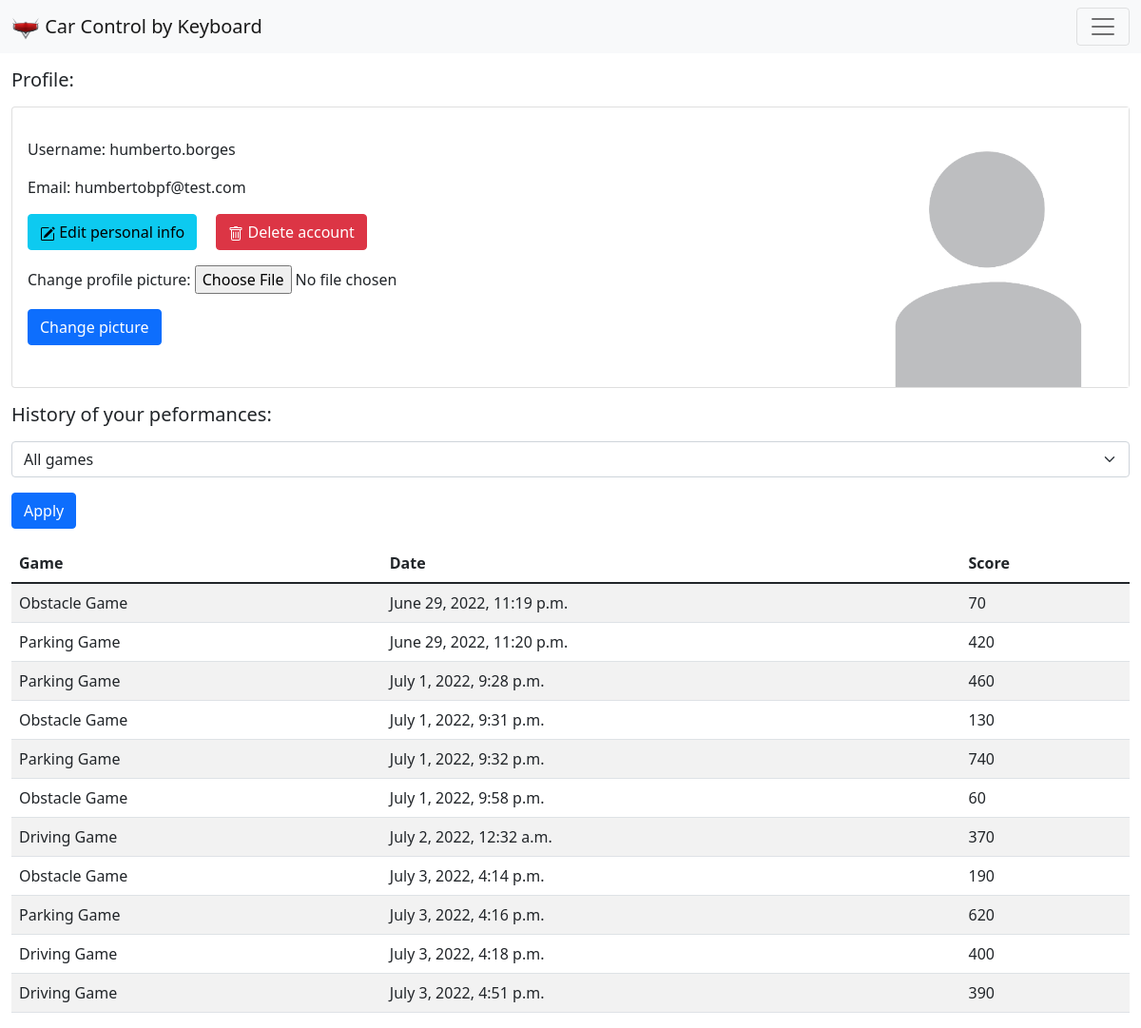
The app's page /account/profile (signed in), older data.
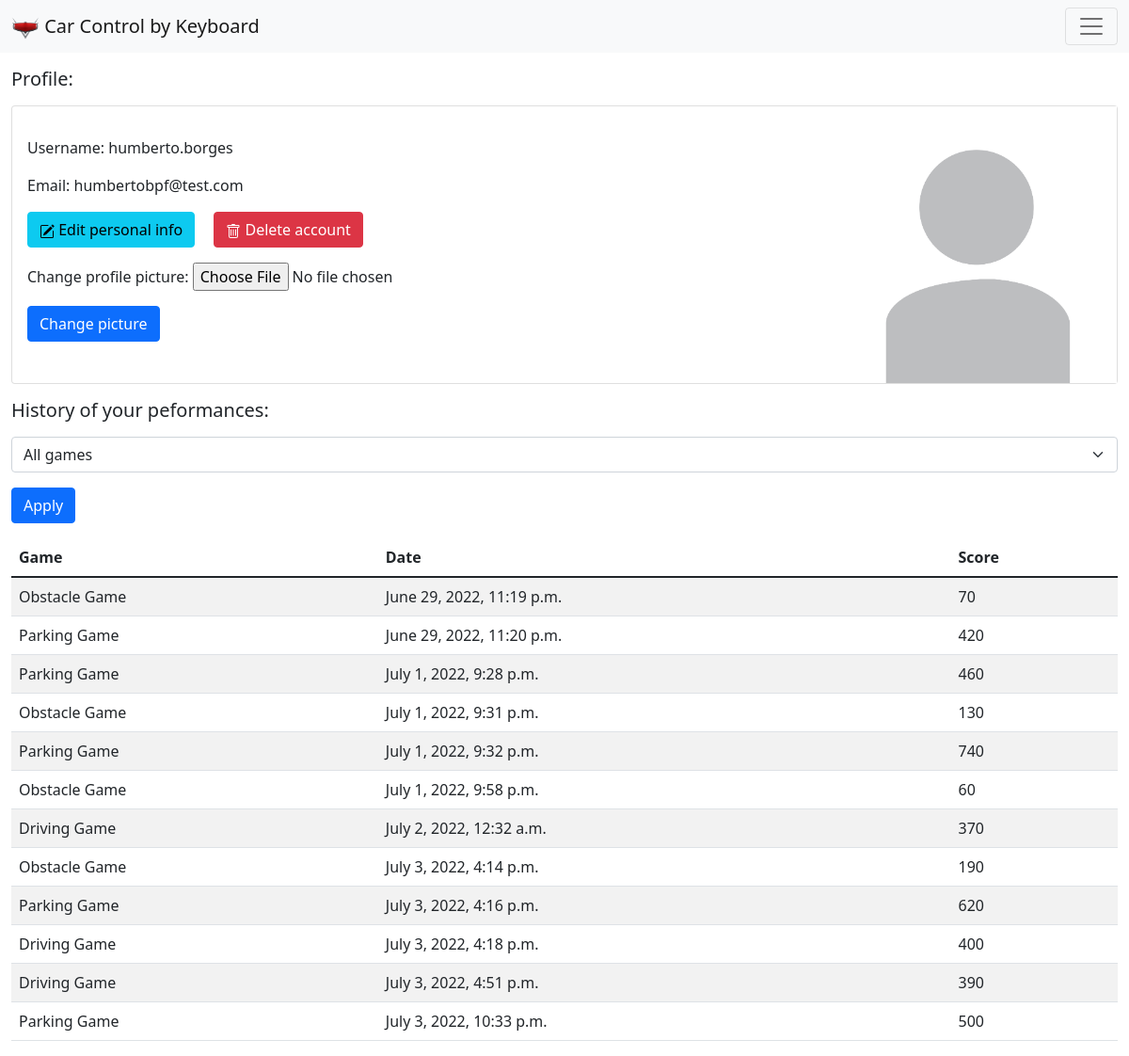
The same page, newer data.
### carcontrollerserver/models.py (models this page shows)
class Score(models.Model):
    user = models.ForeignKey(User, on_delete=models.CASCADE)
    game = models.ForeignKey(Game, on_delete=models.CASCADE)
    score = models.IntegerField()
    date = models.DateTimeField(default=datetime.now, blank=True, null=True)

class Game(models.Model):
    game_tag = models.CharField(max_length=30, unique=True, null=False, blank=False)
    game_name = models.CharField(max_length=30, null=False, blank=False)
    def __str__(self):
        return self.game_name

### carcontrollerserver/views/account.py (the view)
# urls.py: path('account/profile', account.profile, name='profile'),
def profile(request):
    if request.method == "GET" and request.user.is_authenticated:
        if contains_parameters(request.GET, "game") and request.GET.get('game') != "all_games":
            game = get_object_or_404(Game, game_tag = request.GET.get('game'))
            scores = Score.objects.filter(game=game, user=request.user)
        else:
            game = None
            scores = Score.objects.filter(user=request.user)
        games = Game.objects.all()
        app_user = get_object_or_404(AppUser, user=request.user)
        form_picture = FormPicture()
        return render(request, 'profile.html', {
                                                'scores': scores,
                                                'games': games,
                                                'selected_game': game,
                                                'app_user': app_user,
                                                'form_picture': form_picture
                                            })
    return redirect('login-form')

### application/forms.py
class FormPicture(forms.Form):
    picture = forms.ImageField(label='Change profile picture', required=False)

### application/utils.py (called while the page is built)
def contains_parameters(request, *parameters):
    for parameter in parameters:
        if request.get(parameter) is None:
            return False
    return True

### application/templates/profile.html (shortened to what this page needs)
{% extends 'base.html' %}
{% load static %}
{% block content %}
<section class="container-fluid">
    <h5 class="mb-3">Profile:</h5>
    <div class="card mb-3">
        <div class="row g-0">
            <div class="col-12 col-md-7 col-lg-9 mt-3">
                <div class="card-body">
                    <p>Username: {{user.username}}</p>
                    <p>Email: {{user.email}}</p>
                    <a class="btn btn-info" href="{% url 'update-account-form' %}" role="button">
                         Edit personal info</a>
                    <a class="btn btn-danger ms-3" role="button" data-bs-toggle="modal" data-bs-target="#exampleModal">
                         Delete account</a>
                    <form class="mt-3" action="{% url 'change-picture' %}" method="POST" enctype="multipart/form-data">
                        {{form_picture.as_p}}
                        <button type="submit" class="btn btn-primary">Change picture</button>
                    </form>
                </div>
            </div>
            <div class="col-12 col-md-5 col-lg-3">
                {% if app_user.picture %}
                    <img src="{{app_user.picture.url}}" class="img-fluid rounded-start" alt="...">
                {% else %}
                    <img src="{% static 'profile.jpg' %}" class="img-fluid rounded-start" alt="...">
                {% endif %}
            </div>
        </div>
      </div>
    <h5 class="my-3">History of your peformances:</h5>
    <form action="{% url 'profile' %}" method="GET">
        <select class="form-select mb-3" name="game">
            {% if game %}
                <option value="all_games" selected>All games</option>
            {% else %}
                <option value="all_games">All games</option>
            {% endif %}
        </select>
        <button type="submit" class="btn btn-primary mb-3">Apply</button>
    </form>
    <table class="table table-striped">
        <thead>
            <tr>
                <th scope="col">Game</th>
                <th scope="col">Date</th>
                <th scope="col">Score</th>
            </tr>
        </thead>
        <tbody>
            {% for score in scores %}
                <tr>
                    <td>{{score.game}}</td>
                    <td>{{score.date}}</td>
                    <td>{{score.score}}</td>
                </tr>
            {% endfor %}
        </tbody>
    </table>
</section>
{% endblock %}

Row changes from the older to the newer data that the page shows:
added Score: game "Parking Game", date "July 3, 2022, 10:33 p.m.", score "500"
